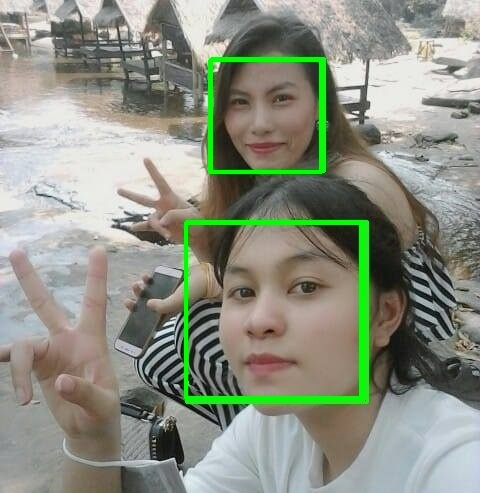
#> input picture HK3_2018-2019/face_recognition/face_detection/bef/a.jpg, 480 x 493 px, found by its file name
$ python detect_faces.py   (Python 2 division)
#> lines starting #> are read from the running program, lines starting #| are printed output that depends on the picture
# -*- coding: UTF-8 -*-

# cái dòng trên cùng để ghi được ký tự unicode

import cv2

if __name__ == "__main__":

	# đọc một tấm ảnh theo đường dẫn được cho
    img = cv2.imread('a.jpg')
#> img is the input picture: shape (493, 480, 3); mean B, G, R 130.8, 144.9, 139.9
    # ảnh là một ma trận 3 chiều <cao> x <rộng> x <số kênh màu>, ảnh màu có 3 kênh RGB, ảnh trắng đen có 1 kênh
    # print kích thước ảnh
    print img.shape
#| (493, 480, 3)

    # tạo đối tượng face_cascade để thực hiện việc phát hiện khuôn mặt
    # đây là đối tượng thuộc lớp CascadeClassifier (về sau học môn OOP sẽ rõ)
    face_cascade = cv2.CascadeClassifier('cvdata/haarcascade_frontalface_default.xml')

    # biến ảnh 3 kênh thành 1 kênh
    # đầu vào các hàm của thư viện OpenCV thường ảnh là 1 kênh
    gray = cv2.cvtColor(img, cv2.COLOR_BGR2GRAY)
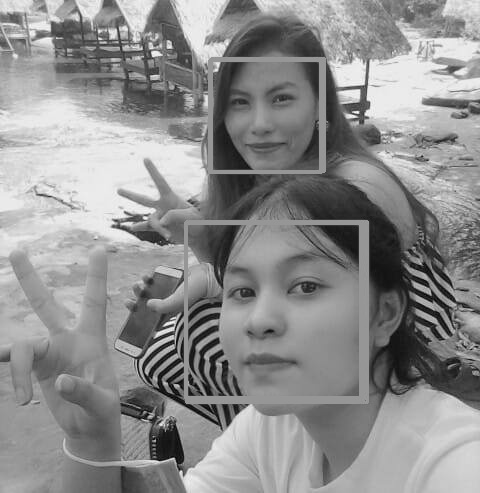
#> gray: shape (493, 480); min 0, max 254, mean 141.8
    # lưu ảnh ra ổ cứng để xem thử
    cv2.imwrite('gray.jpg', gray)

    # detect các khuôn mặt
    # faces là một mảng, mỗi phần tử là một cấu trúc (x, y, w, h)
    # x, y: tọa độ góc trái trên của khuôn mặt (gốc tọa độ là pixel 0,0)
    # w, h: kích thước
    faces = face_cascade.detectMultiScale(
        gray,
        scaleFactor=1.1,
        minNeighbors=5,
        minSize=(30, 30),
        flags=cv2.CASCADE_SCALE_IMAGE
    )
#> faces = [[210, 60, 111, 111], [186, 222, 174, 174]]

    # in ra số lượng khuôn mặt
    print len(faces), ' found'
#| 2  found

    # thực hiện xén từng khuôn mặt ra và lưu xuống ổ cứng với tên 0.jpg, 1.jpg, 2.jpg
    count = 0
    for (x,y,w,h) in faces:
        img_face = img[y:y+h, x:x+w, :]
        cv2.imwrite('%d.jpg'%(count), img_face)
        count += 1
#> this loop made 2 passes
#> (x, y, w, h, count) on passes 1 to 2: (210, 60, 111, 111, 1), (186, 222, 174, 174, 2)
#> pass 1, `img_face = img[y:y+h, x:x+w, :]`:
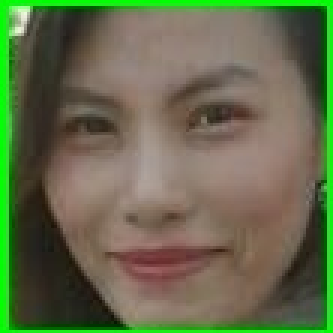
#> img_face: shape (111, 111, 3) (shown 3 times larger); mean B, G, R 75.1, 108.1, 100.2
#> pass 2, `img_face = img[y:y+h, x:x+w, :]`:
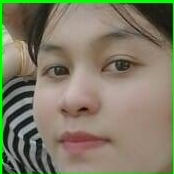
#> img_face: shape (174, 174, 3); mean B, G, R 101.5, 124.7, 127.6
#> after the loop, count = 2

    pass

$ run again, with HK3_2018-2019/face_recognition/face_detection/bef/HoangMinhHuy.jpg copied over HK3_2018-2019/face_recognition/face_detection/bef/a.jpg
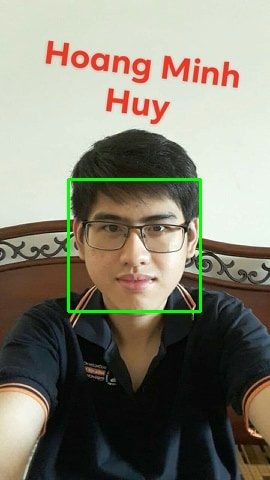
#> input picture HK3_2018-2019/face_recognition/face_detection/bef/HoangMinhHuy.jpg, 270 x 480 px, found by its file name
#> img is the input picture: shape (480, 270, 3); mean B, G, R 114.4, 128.9, 131.3
#| (480, 270, 3)
#> `gray = cv2.cvtColor(img, cv2.COLOR_BGR2GRAY)`:
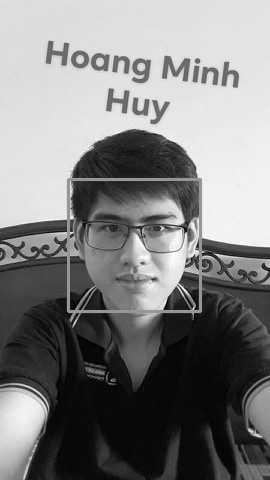
#> gray: shape (480, 270); min 0, max 254, mean 128
#> faces = [[68, 180, 130, 130]]
#| 1  found
#> the loop `for (x,y,w,h) in faces:` made 1 pass
#> (x, y, w, h, count) on pass 1: (68, 180, 130, 130, 1)
#> pass 1, `img_face = img[y:y+h, x:x+w, :]`:
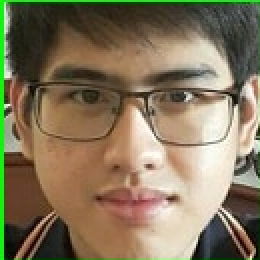
#> img_face: shape (130, 130, 3) (shown 2 times larger); mean B, G, R 91.4, 117.8, 131.8
#> after the loop `for (x,y,w,h) in faces:`: count = 1
